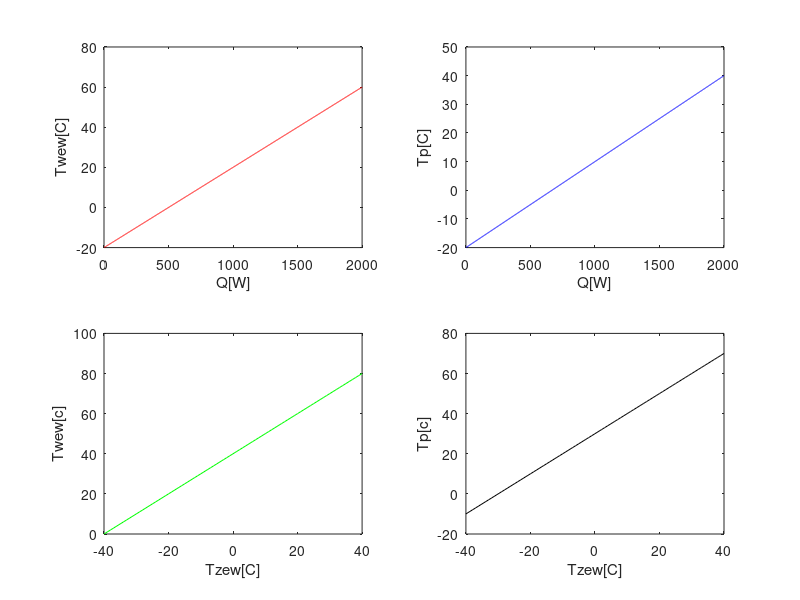

MATLAB code for this plot:
close all;
clear all;

Q=1000;
Twew=20;
Tzew=-20;
Tp=10;
alpha=0.25;

T=[(Twew-Tzew)+alpha*(Twew-Tp),0;alpha*(Twew-Tp),(Tzew-Tp)];
Ck=[Q;0]

K=inv(T)*Ck;
Kcw=K(1);
Kcwp=alpha*K(1);
Kcp=K(2);
%%%%%%%%%%%%%%%%%%%%%%%%

Q=1:1:2000
for i=1:1:length(Q)
    Ct=[(Q(i)+Kcw*Tzew);-(Tzew*Kcp)];
    K=[(Kcw+Kcwp),-(Kcwp);(Kcwp),-(Kcwp+Kcp)];
    T=inv(K)*Ct;
    Twew(i)=T(1,1);
    Tp(i)=T(2,1);
end
subplot(2,2,1);
plot(Q,Twew,'r')
xlabel('Q[W]');
ylabel('Twew[C]');

subplot(2,2,2)
plot(Q,Tp,'b');
xlabel('Q[W]');
ylabel('Tp[C]');

Q=1000;
Tzew=-40:1:40
Twew=0;Tp=0;
for i=1:1:length(Tzew)
    Ct=[(Q+Kcw*Tzew(i));-(Tzew(i)*Kcp)];
    K=[(Kcw+Kcwp),-(Kcwp);(Kcwp),-(Kcwp+Kcp)];
    T=inv(K)*Ct;
    Twew(i)=T(1,1);
    Tp(i)=T(2,1);
end

subplot(2,2,3);
plot(Tzew,Twew,'g');
xlabel('Tzew[C]');
ylabel('Twew[c]');

subplot(2,2,4);
plot(Tzew,Tp,'black');
xlabel('Tzew[C]');
ylabel('Tp[c]');
